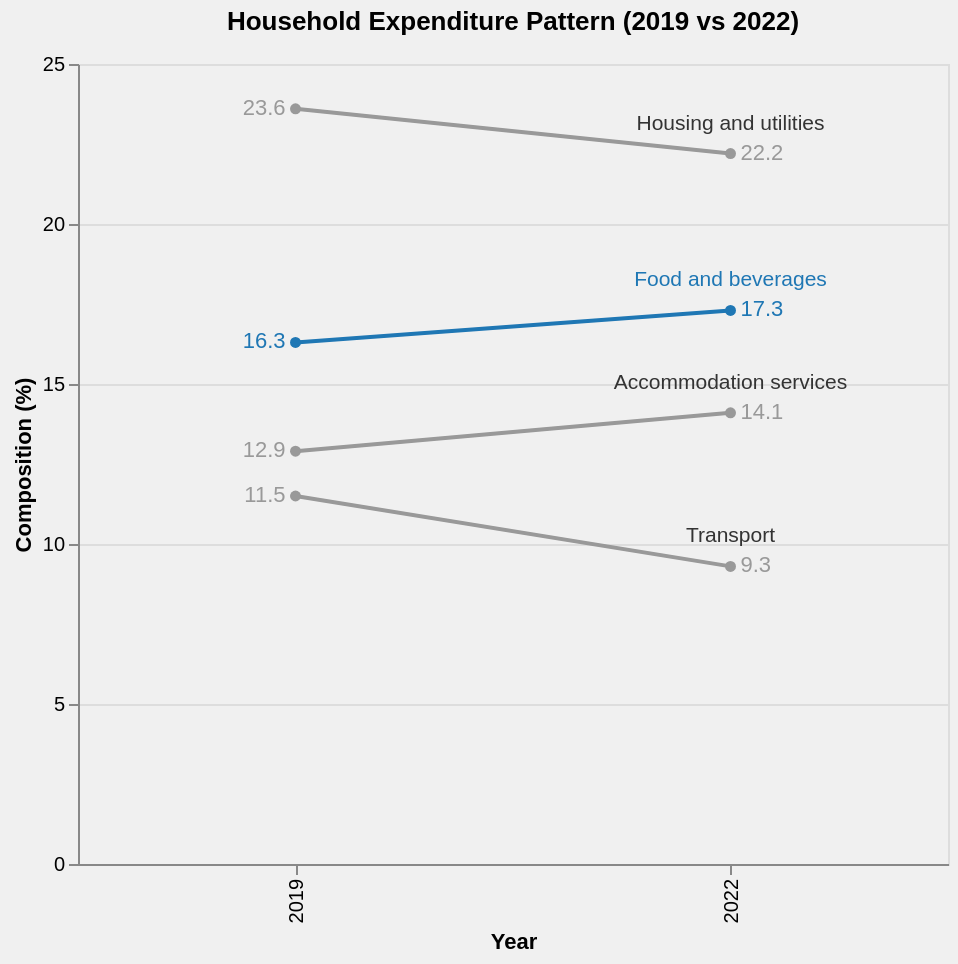

Describe this chart as a Vega-Lite specification.
### Vega-Lite specification from a JSON file in a GitHub repository (floating-point values rounded to 4 significant figures)
{"$schema": "https://vega.github.io/schema/vega-lite/v5.json", "background": "#f0f0f0", "title": {"text": "Household Expenditure Pattern (2019 vs 2022)", "anchor": "middle", "dy": -5}, "width": 435, "height": 400, "data": {"values": [{"Expenditure Group": "Housing and utilities", "Year": "2019", "Composition (%)": 23.6}, {"Expenditure Group": "Housing and utilities", "Year": "2022", "Composition (%)": 22.2}, {"Expenditure Group": "Food and beverages", "Year": "2019", "Composition (%)": 16.3}, {"Expenditure Group": "Food and beverages", "Year": "2022", "Composition (%)": 17.3}, {"Expenditure Group": "Accommodation services", "Year": "2019", "Composition (%)": 12.9}, {"Expenditure Group": "Accommodation services", "Year": "2022", "Composition (%)": 14.1}, {"Expenditure Group": "Transport", "Year": "2019", "Composition (%)": 11.5}, {"Expenditure Group": "Transport", "Year": "2022", "Composition (%)": 9.3}]}, "encoding": {"x": {"field": "Year", "type": "ordinal", "title": "Year"}, "y": {"field": "Composition (%)", "type": "quantitative", "scale": {"domain": [0, 25]}, "axis": {"title": "Composition (%)", "values": [0, 5, 10, 15, 20, 25]}}, "color": {"field": "Expenditure Group", "type": "nominal", "scale": {"domain": ["Food and beverages", "Housing and utilities", "Accommodation services", "Transport"], "range": ["#1f77b4", "#999999", "#999999", "#999999"]}, "legend": null}}, "layer": [{"mark": {"type": "line", "point": true, "strokeWidth": 2}, "encoding": {"strokeWidth": {"condition": {"test": "datum['Expenditure Group'] == 'Food and beverages'", "value": 3}, "value": 1.5}, "tooltip": [{"field": "Expenditure Group", "type": "nominal", "title": "Expenditure Group"}, {"field": "Year", "type": "ordinal", "title": "Year"}, {"field": "Composition (%)", "type": "quantitative", "title": "Composition (%)"}]}}, {"transform": [{"filter": "datum.Year == '2022'"}], "mark": {"type": "text", "align": "left", "dx": 5, "fontSize": 11}, "encoding": {"text": {"field": "Composition (%)", "type": "quantitative", "format": ".1f"}, "x": {"field": "Year"}, "y": {"field": "Composition (%)"}}}, {"transform": [{"filter": "datum.Year == '2019'"}], "mark": {"type": "text", "align": "right", "dx": -5, "fontSize": 11}, "encoding": {"text": {"field": "Composition (%)", "type": "quantitative", "format": ".1f"}, "x": {"field": "Year"}, "y": {"field": "Composition (%)"}}}, {"transform": [{"filter": "datum.Year == '2022'"}], "mark": {"type": "text", "align": "center", "baseline": "bottom", "dy": -10, "fontSize": 10.5}, "encoding": {"text": {"field": "Expenditure Group"}, "x": {"field": "Year"}, "y": {"field": "Composition (%)"}, "color": {"condition": {"test": "datum['Expenditure Group'] == 'Food and beverages'", "value": "#1f77b4"}, "value": "#333333"}}}]}
